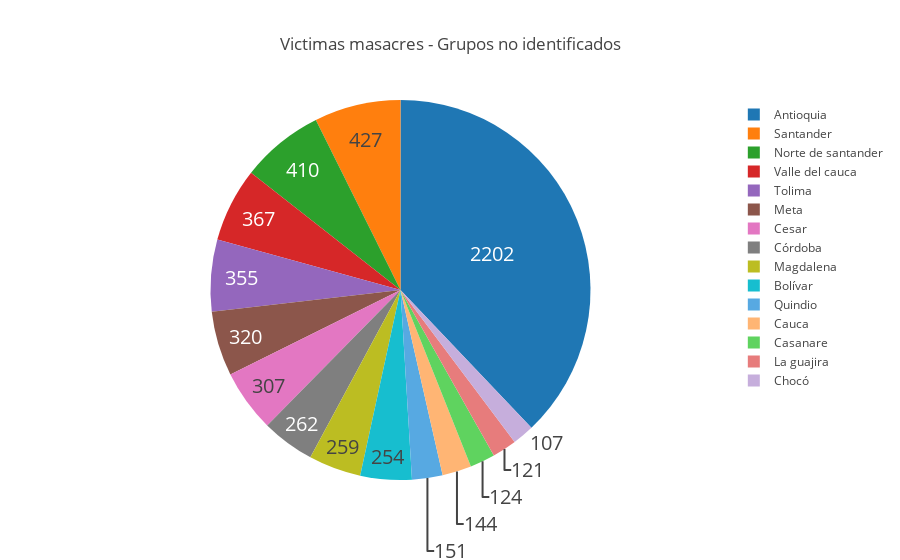

Source (notebook cell):
### Code cell
masacres_no_identificados = go.Pie(
    labels=gp_masacres_noidentificados["DEPTO_CASO"][:15] ,
    values= gp_masacres_noidentificados["NumeroVictimasCaso"][:15] , 
    textinfo='value',
    textfont=dict(size=20)
)
layout = go.Layout( 
    title = "Victimas masacres - Grupos no identificados"
)

fig = go.Figure( data = [masacres_no_identificados]  , layout = layout )

iplot( fig, filename='asesinatos_por_responsable')

### Figure 1 — Plotly figure (JSON) as saved in the notebook; plotly's stock layout.template omitted (floating-point values rounded to 4 significant figures)
{"data": [{"labels": ["Antioquia", "Santander", "Norte de santander", "Valle del cauca", "Tolima", "Meta", "Cesar", "Córdoba", "Magdalena", "Bolívar", "Quindio", "Cauca", "Casanare", "La guajira", "Chocó"], "textfont": {"size": 20}, "textinfo": "value", "type": "pie", "values": [2202, 427, 410, 367, 355, 320, 307, 262, 259, 254, 151, 144, 124, 121, 107]}], "layout": {"title": "Victimas masacres - Grupos no identificados"}}
